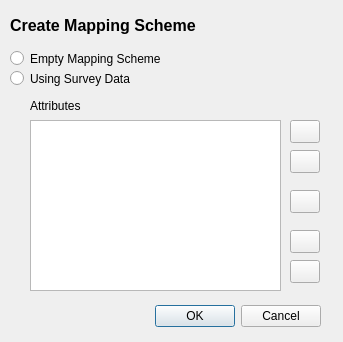
<?xml version="1.0" encoding="UTF-8"?>
<ui version="4.0">
 <class>msOptionsDialog</class>
 <widget class="QDialog" name="msOptionsDialog">
  <property name="geometry">
   <rect>
    <x>0</x>
    <y>0</y>
    <width>343</width>
    <height>342</height>
   </rect>
  </property>
  <property name="windowTitle">
   <string>Dialog</string>
  </property>
  <widget class="QDialogButtonBox" name="buttons">
   <property name="geometry">
    <rect>
     <x>150</x>
     <y>300</y>
     <width>171</width>
     <height>32</height>
    </rect>
   </property>
   <property name="orientation">
    <enum>Qt::Horizontal</enum>
   </property>
   <property name="standardButtons">
    <set>QDialogButtonBox::Cancel|QDialogButtonBox::Ok</set>
   </property>
  </widget>
  <widget class="QRadioButton" name="radioEmptyMS">
   <property name="geometry">
    <rect>
     <x>10</x>
     <y>50</y>
     <width>281</width>
     <height>17</height>
    </rect>
   </property>
   <property name="text">
    <string>Empty Mapping Scheme</string>
   </property>
  </widget>
  <widget class="QRadioButton" name="radioBuildMS">
   <property name="geometry">
    <rect>
     <x>10</x>
     <y>70</y>
     <width>281</width>
     <height>17</height>
    </rect>
   </property>
   <property name="text">
    <string>Using Survey Data</string>
   </property>
  </widget>
  <widget class="QLabel" name="lb_title">
   <property name="geometry">
    <rect>
     <x>10</x>
     <y>10</y>
     <width>341</width>
     <height>31</height>
    </rect>
   </property>
   <property name="font">
    <font>
     <pointsize>12</pointsize>
     <weight>75</weight>
     <bold>true</bold>
    </font>
   </property>
   <property name="text">
    <string>Create Mapping Scheme</string>
   </property>
  </widget>
  <widget class="QWidget" name="widget_attributes" native="true">
   <property name="geometry">
    <rect>
     <x>30</x>
     <y>90</y>
     <width>291</width>
     <height>201</height>
    </rect>
   </property>
   <widget class="QListWidget" name="lst_attributes">
    <property name="geometry">
     <rect>
      <x>0</x>
      <y>30</y>
      <width>251</width>
      <height>171</height>
     </rect>
    </property>
   </widget>
   <widget class="QLabel" name="lb_attributes">
    <property name="geometry">
     <rect>
      <x>0</x>
      <y>0</y>
      <width>141</width>
      <height>31</height>
     </rect>
    </property>
    <property name="text">
     <string>Attributes</string>
    </property>
   </widget>
   <widget class="QWidget" name="widget_attribute_buttons" native="true">
    <property name="geometry">
     <rect>
      <x>260</x>
      <y>30</y>
      <width>31</width>
      <height>171</height>
     </rect>
    </property>
    <widget class="QPushButton" name="btn_range">
     <property name="geometry">
      <rect>
       <x>0</x>
       <y>70</y>
       <width>30</width>
       <height>23</height>
      </rect>
     </property>
     <property name="text">
      <string/>
     </property>
     <property name="icon">
      <iconset resource="resources/SIDDResource.qrc">
       <normaloff>:/imgs/icons/cog.png</normaloff>:/imgs/icons/cog.png</iconset>
     </property>
    </widget>
    <widget class="QPushButton" name="btn_move_up">
     <property name="geometry">
      <rect>
       <x>0</x>
       <y>30</y>
       <width>30</width>
       <height>23</height>
      </rect>
     </property>
     <property name="text">
      <string/>
     </property>
     <property name="icon">
      <iconset resource="resources/SIDDResource.qrc">
       <normaloff>:/imgs/icons/arrow_up.png</normaloff>:/imgs/icons/arrow_up.png</iconset>
     </property>
    </widget>
    <widget class="QPushButton" name="btn_move_bottom">
     <property name="geometry">
      <rect>
       <x>0</x>
       <y>140</y>
       <width>30</width>
       <height>23</height>
      </rect>
     </property>
     <property name="text">
      <string/>
     </property>
     <property name="icon">
      <iconset resource="resources/SIDDResource.qrc">
       <normaloff>:/imgs/icons/arrow_bottom.png</normaloff>:/imgs/icons/arrow_bottom.png</iconset>
     </property>
    </widget>
    <widget class="QPushButton" name="btn_move_down">
     <property name="geometry">
      <rect>
       <x>0</x>
       <y>110</y>
       <width>30</width>
       <height>23</height>
      </rect>
     </property>
     <property name="text">
      <string/>
     </property>
     <property name="icon">
      <iconset resource="resources/SIDDResource.qrc">
       <normaloff>:/imgs/icons/arrow_down.png</normaloff>:/imgs/icons/arrow_down.png</iconset>
     </property>
    </widget>
    <widget class="QPushButton" name="btn_move_top">
     <property name="geometry">
      <rect>
       <x>0</x>
       <y>0</y>
       <width>30</width>
       <height>23</height>
      </rect>
     </property>
     <property name="text">
      <string/>
     </property>
     <property name="icon">
      <iconset resource="resources/SIDDResource.qrc">
       <normaloff>:/imgs/icons/arrow_top.png</normaloff>:/imgs/icons/arrow_top.png</iconset>
     </property>
    </widget>
   </widget>
  </widget>
 </widget>
 <resources>
  <include location="resources/SIDDResource.qrc"/>
 </resources>
 <connections/>
</ui>
